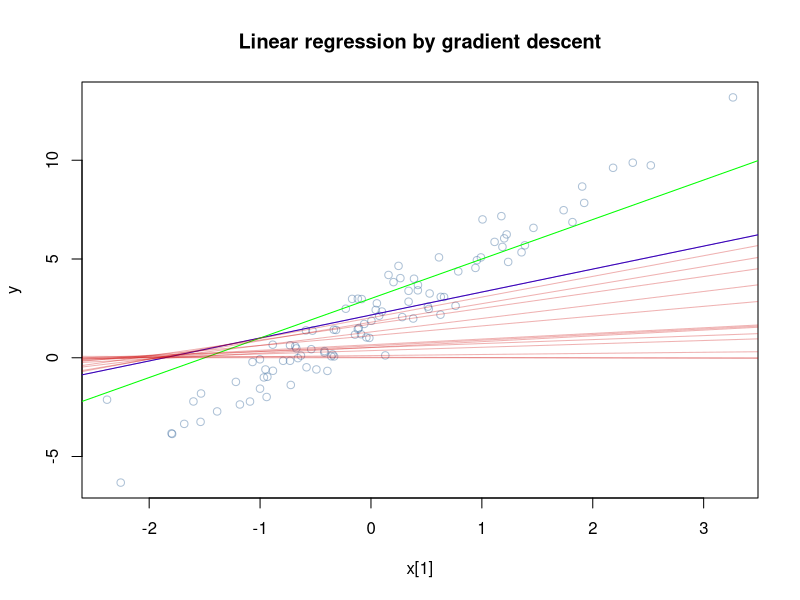
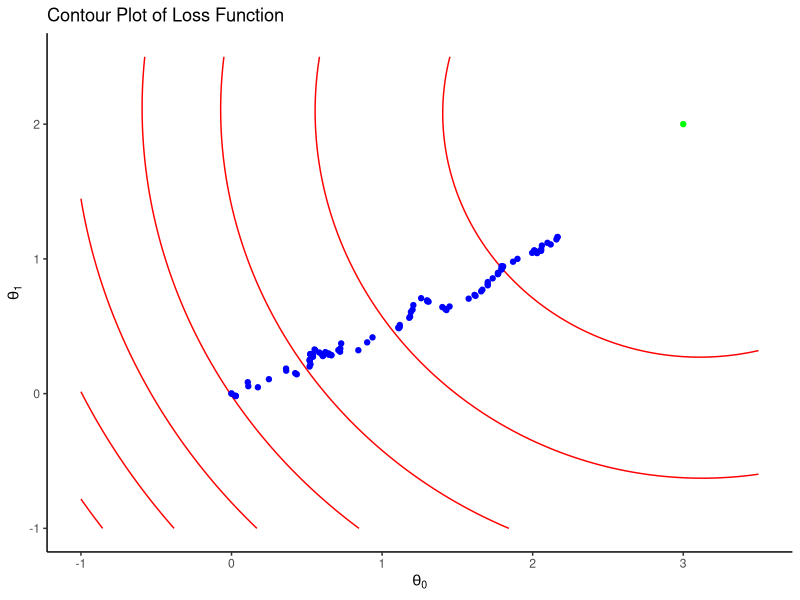
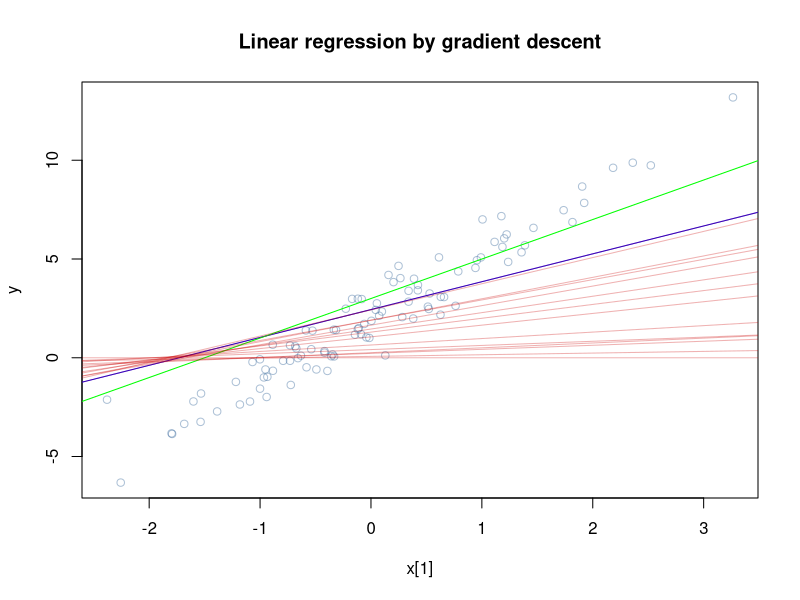
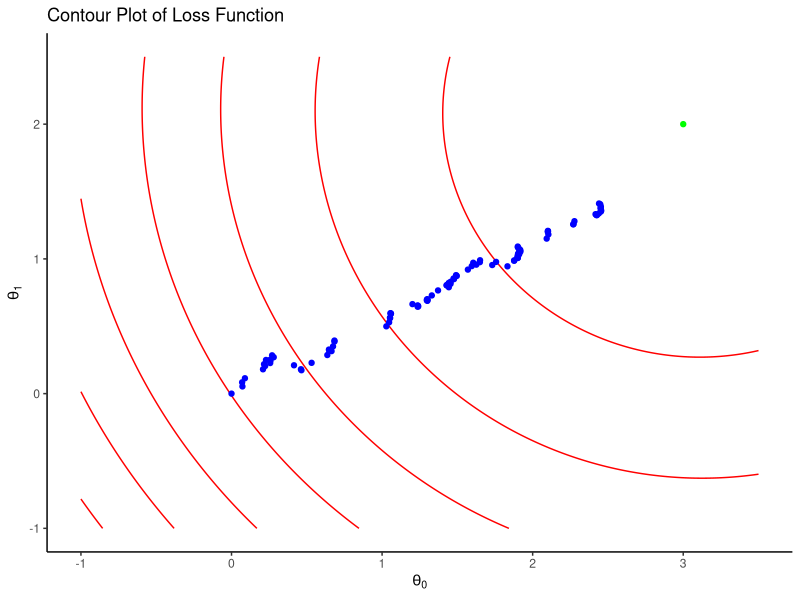
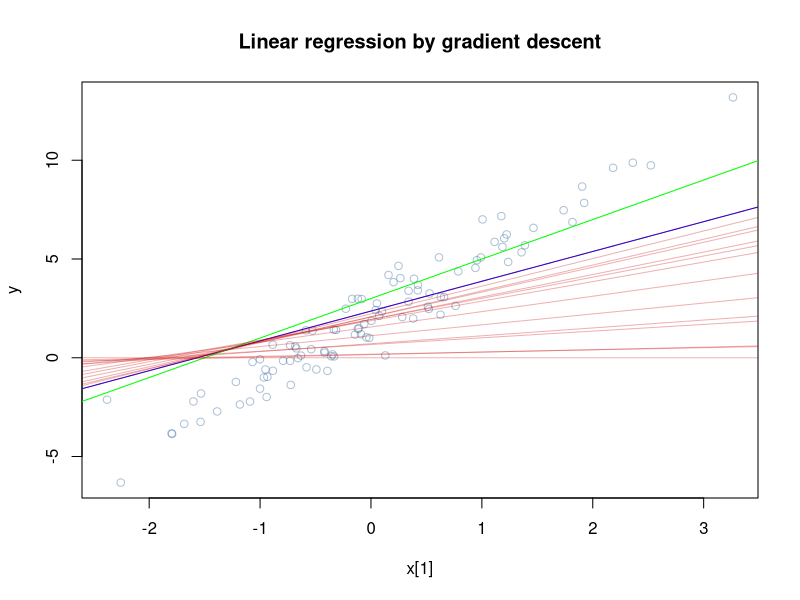
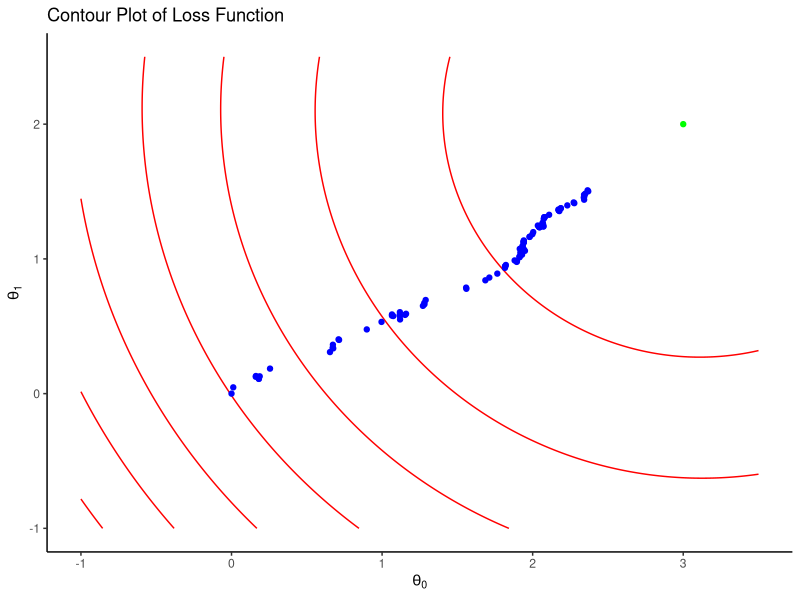
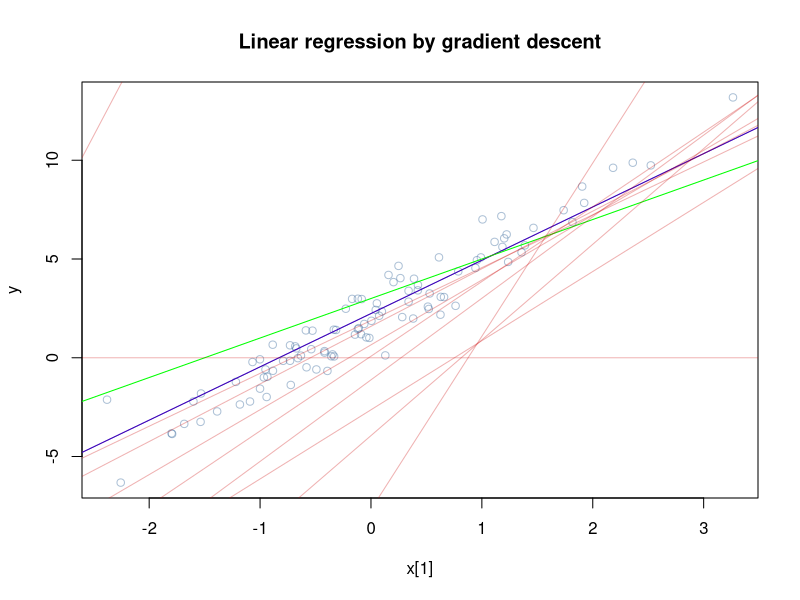
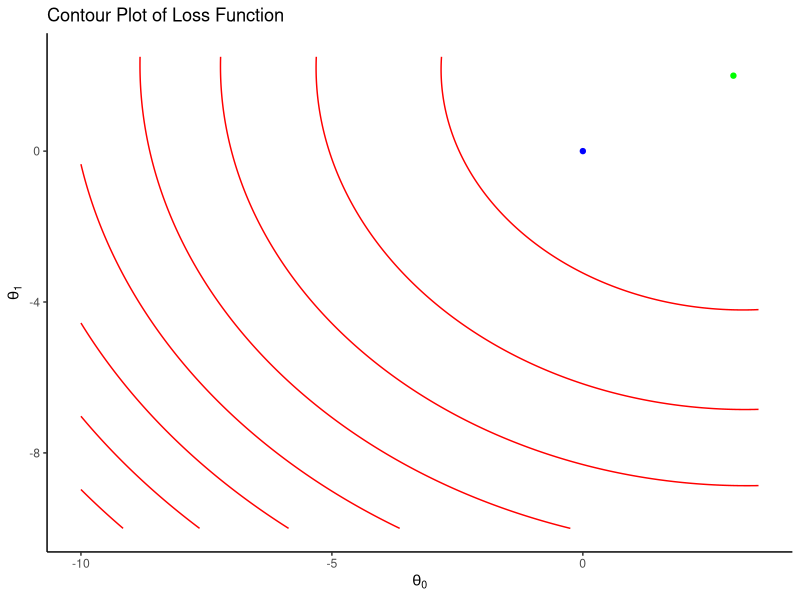

R code for these plots, in order: (Note: this script raises an error after producing the figures.)
library(ggplot2)
##################
# GENERATING DATA 
##################
N <- 100 #sample size
X <- rbind(matrix(rnorm(N,mean=0, sd=1), nrow=1, ncol=N), c(rep(1,N))) #x = N*2 matrix - first value is randomly sampled from N(0,1), second value is 1 (intercept)
theta.star = matrix(c(3,2)) #true weights 
y <- rnorm(N, mean= t(theta.star) %*% X, sd=1) #generated output with gaussian noise
#windows()
#plot(X[1,],y, main='Plotting generated data')


##################
# COST FUNCTION
##################
cost <- function(X, y, theta) {
  sum( (t(theta) %*% X - y)^2 ) / (2*length(y))
}
cost(X,y, theta.star)

loss_grad <- function(X,y,theta){
    error <- ( t(theta) %*% X - y)
    delta <- X %*% t(error) / length(y)
    delta
}
####################
# PLOTTING FUNCTIONS
####################
xy_plot <- function(theta_history, theta_final) {
    windows()
    plot(X[1,],y, col=rgb(0.2,0.4,0.6,0.4),xlab="x[1]", ylab="y", main='Linear regression by gradient descent')
    abline(coef=theta_final, col='blue')
    abline(coef=theta.star, col='green')

    for (i in c(1,3,6,10,14,seq(20,length(theta_history),by=10))) {
        abline(coef=theta_history[[i]], col=rgb(0.8,0,0,0.3))
        Sys.sleep(0.1)
    }
}
contour_plotting <- function(theta_history, theta0_lower, theta0_upper, theta1_lower, theta1_upper) {
    theta_history_df <- data.frame(theta0 = sapply(theta_history, `[`, 1),
                                theta1 = sapply(theta_history, `[`, 2))
    theta_history_df$loss <- apply(theta_history_df, 1, function(b) {
        cost(X, y, b)
    })
    theta_grid <- expand.grid(theta0 = seq(theta0_lower, theta0_upper, length.out = 500),
                            theta1 = seq(theta1_lower, theta1_upper, length.out = 500))
    theta_grid$loss <- apply(theta_grid, 1, function(b) {
        cost(X, y, b)
    })
    theta.star_df <- data.frame(theta0 = theta.star[1], theta1 = theta.star[2])
    theta.star_df$loss <- apply(theta.star_df, 1, function(b) {
        cost(X, y, b)
    })

    windows()
    ggplot(theta_grid, aes(theta0, theta1, z = loss)) +
        geom_contour(color = "red") +
        geom_point(data = theta_history_df,aes(x = theta0, y = theta1), color = "blue") +
        geom_point(data=theta.star_df,aes(x = theta0, y = theta1),color = "green")+
        #geom_label_repel(data = theta_history_df,
                    #aes(label = 1:nrow(theta_history_df)),
                    #color = "blue") +
        labs(x = expression(theta[0]),
            y = expression(theta[1]),
            title = "Contour Plot of Loss Function") +
        scale_x_continuous(limits = c(theta0_lower, theta0_upper)) +
        scale_y_continuous(limits = c(theta1_lower, theta1_upper)) +
        theme_classic()
}


##################
# HYPERPARAMETERS 
##################
num_iters <- 100 #number of iterations
alpha <- 0.01 #learning rate
gamma <- 0.02 #momentum coefficient
theta_initial <- matrix(c(0,0), nrow=2)
batch_size <- 1#length(y)
theta0_lower <- -1
theta1_lower <- -1
theta0_upper <- 3.5
theta1_upper <- 2.5

##########################
# VANILLA GRADIENT DESCENT
##########################

vgd <- function(X,y,theta,batch_size, num_iters,alpha){
    theta_history <- list(num_iters)
    theta_history[[1]] <- theta
    start <- Sys.time()
    for(i in 2:num_iters){
        sample_indices <- sample(1:length(y), size = batch_size, replace = TRUE)
        X_batch <- X[,sample_indices]
        y_batch <- y[sample_indices]
        gradient <- loss_grad(X_batch,y_batch,theta)
        theta <- theta - alpha *gradient
        theta_history[[i]] <- theta
    }
    end <- Sys.time()
    return(list(theta = theta,theta_history = theta_history, time = end-start))
}

batch_size <- 1
num_iters <- 100
vgd_output <- vgd(X,y,theta_initial,batch_size,num_iters,alpha)

#PLOT 1 - x vs y
xy_plot(vgd_output$theta_history,vgd_output$theta)
#PLOT 2 - Contour plots for Loss function + scatter plot for theta at each iteration  
contour_plotting(vgd_output$theta_history,theta0_lower, theta0_upper,theta1_lower,theta1_upper)


##################
# MOMENTUM
##################
momentum_gd <- function(X,y,theta,batch_size, num_iters,alpha,gamma){
    theta_history <- list(num_iters)
    theta_history[[1]] <- theta
    start <- Sys.time()
    prev_upd <- 0
    for(i in 2:num_iters){
        sample_indices <- sample(1:length(y), size = batch_size, replace = TRUE)
        X_batch <- X[,sample_indices]
        y_batch <- y[sample_indices]
        gradient <- loss_grad(X_batch,y_batch,theta)
        prev_upd <- alpha*gradient + gamma*prev_upd
        theta <- theta - prev_upd
        theta_history[[i]] <- theta
    }
    end <- Sys.time()
    return(list(theta = theta,theta_history = theta_history, time = end-start))
}

gamma <- 0.02
batch_size <- 1
momentum_output <- momentum_gd(X,y,theta_initial,batch_size,num_iters,alpha,gamma)

#PLOT 1 - x vs y
xy_plot(momentum_output$theta_history,momentum_output$theta)
#PLOT 2 - Contour plots for Loss function + scatter plot for theta at each iteration  
contour_plotting(momentum_output$theta_history,theta0_lower, theta0_upper,theta1_lower,theta1_upper)

##################
# NAG- NESTEROV ACCELERATED GRADIENT
##################

nag_gd <- function(X,y,theta,batch_size, num_iters,alpha,gamma){
    theta_history <- list(num_iters)
    theta_history[[1]] <- theta
    start <- Sys.time()
    prev_upd <- 0
    for(i in 2:num_iters){
        sample_indices <- sample(1:length(y), size = batch_size, replace = TRUE)
        X_batch <- X[,sample_indices]
        y_batch <- y[sample_indices]
        gradient <- loss_grad(X_batch,y_batch,theta-gamma*prev_upd)
        prev_upd <- alpha*gradient + gamma*prev_upd
        theta <- theta - prev_upd
        theta_history[[i]] <- theta
    }
    end <- Sys.time()
    return(list(theta = theta,theta_history = theta_history, time = end-start))
}

num_iters <- 100
gamma <- 0.02
#batch_size <- length(y)
nag_output <- nag_gd(X,y,theta_initial,batch_size,num_iters,alpha,gamma)


#PLOT 1 - x vs y
xy_plot(nag_output$theta_history,nag_output$theta)
#PLOT 2 - Contour plots for Loss function + scatter plot for theta at each iteration  
contour_plotting(nag_output$theta_history,theta0_lower, theta0_upper,theta1_lower,theta1_upper)


##################
# ADAGRAD
##################
adagrad <- function(X,y,theta,batch_size, num_iters,alpha,epsilon){
    theta_history <- list(num_iters)
    theta_history[[1]] <- theta
    G <- c(rep(0,dim(X)[1]))
    start <- Sys.time()
    for(i in 2:num_iters){
        sample_indices <- sample(1:length(y), size = batch_size, replace = TRUE)
        X_batch <- X[,sample_indices]
        y_batch <- y[sample_indices]
        gradient <- loss_grad(X_batch,y_batch,theta)    
        update <- matrix(c(rep(0,dim(X)[1])),nrow=dim(X)[1])
        for(j in 1:length(gradient)){
            update[j] <- alpha*gradient[j]/(sqrt(G[j]+epsilon))
            G[j] <- G[j] + (gradient[j])^2
        }
        theta <- theta - update
        theta_history[[i]] <- theta
    }
    end <- Sys.time()
    return(list(theta = theta,theta_history = theta_history, time = end-start))
}
alpha <- 10
epsilon <- 1
num_iters <- 100
#batch_size <- length(y)
adagrad_output <- adagrad(X,y,theta_initial,batch_size,num_iters,alpha,epsilon)

#PLOT 1 - x vs y
xy_plot(adagrad_output$theta_history,adagrad_output$theta)
#PLOT 2 - Contour plots for Loss function + scatter plot for theta at each iteration  
theta0_lower <- -10
theta1_lower <- -10
contour_plotting(adagrad_output$theta_history,theta0_lower, theta0_upper,theta1_lower,theta1_upper)

##################
# RMSPROP
##################
rmsprop <- function(X,y,theta,batch_size, num_iters, alpha, epsilon, gamma){
    theta_history <- list(num_iters)
    theta_history[[1]] <- theta
    G <- c(rep(0,dim(X)[1]))
    start <- Sys.time()
    for(i in 2:num_iters){
        sample_indices <- sample(1:length(y), size = batch_size, replace = TRUE)
        X_batch <- X[,sample_indices]
        y_batch <- y[sample_indices]
        gradient <- loss_grad(X_batch,y_batch,theta)    
        update <- matrix(c(rep(0,dim(X)[1])),nrow=dim(X)[1])
        for(j in 1:length(gradient)){
            update[j] <- alpha*gradient[j]/(sqrt(G[j]+epsilon))
            G[j] <- gamma*G[j] + (1-gamma)*(gradient[j])^2
        }
        theta <- theta - update
        theta_history[[i]] <- theta
    }
    end <- Sys.time()
    return(list(theta = theta,theta_history = theta_history, time = end-start))
}


alpha <- 10
epsilon <- 1
gamma <- 0.9
num_iters <- 100
#batch_size <- length(y)
rmsprop_output <- rmsprop(X,y,theta_initial,batch_size,num_iters,alpha,epsilon,gamma)

#PLOT 1 - x vs y
xy_plot(rmsprop_output$theta_history,rmsprop_output$theta)
#PLOT 2 - Contour plots for Loss function + scatter plot for theta at each iteration  
theta0_upper <- 5
theta1_upper <- 5 
contour_plotting(rmsprop_output$theta_history,theta0_lower, theta0_upper,theta1_lower,theta1_upper)


##################
# ADAM
##################
adam <- function(X,y,theta,batch_size, num_iters, alpha, epsilon, beta1, beta2){
    theta_history <- list(num_iters)
    theta_history[[1]] <- theta
    v <- c(rep(0,dim(X)[1]))
    m <- c(rep(0,dim(X)[1]))
    start <- Sys.time()
    for(i in 2:num_iters){
        sample_indices <- sample(1:length(y), size = batch_size, replace = TRUE)
        X_batch <- X[,sample_indices]
        y_batch <- y[sample_indices]
        gradient <- loss_grad(X_batch,y_batch,theta)    
        update <- matrix(c(rep(0,dim(X)[1])),nrow=dim(X)[1])

        for(j in 1:length(gradient)){
            update[j] <- alpha*m[j]/(sqrt(v[j]+epsilon))
            v[j] <- beta2*v[j] + (1-beta2)*(gradient[j])^2
            m[j] <- beta1*m[j] + (1-beta1)*(gradient[j])
        }
        theta <- theta - update
        theta_history[[i]] <- theta
    }
    end <- Sys.time()
    return(list(theta = theta,theta_history = theta_history, time = end-start))
}

alpha <- 0.01
epsilon <- 1
beta1 <- 0.9
beta2 <- 0.999
#batch_size <- length(y)
num_iters <- 100
adam_output <- adam(X,y,theta_initial,batch_size,num_iters,alpha,epsilon,beta1, beta2)

#PLOT 1 - x vs y
xy_plot(adam_output$theta_history,adam_output$theta)
#PLOT 2 - Contour plots for Loss function + scatter plot for theta at each iteration  
contour_plotting(adam_output$theta_history,theta0_lower, theta0_upper,theta1_lower,theta1_upper)

##################
# ADAM - BIAS CORRECTED
##################
corrected_adam <- function(X,y,theta,batch_size, num_iters, alpha, epsilon, beta1, beta2){
    theta_history <- list(num_iters)
    theta_history[[1]] <- theta
    v <- c(rep(0,dim(X)[1]))
    m <- c(rep(0,dim(X)[1]))
    start <- Sys.time()
    for(i in 2:num_iters){
        sample_indices <- sample(1:length(y), size = batch_size, replace = TRUE)
        X_batch <- X[,sample_indices]
        y_batch <- y[sample_indices]
        gradient <- loss_grad(X_batch,y_batch,theta)    
        update <- matrix(c(rep(0,dim(X)[1])),nrow=dim(X)[1])

        for(j in 1:length(gradient)){
            update[j] <- alpha*(m[j]/(1-beta1))/(sqrt((v[j]/(1-beta2))+epsilon))
            v[j] <- beta2*v[j] + (1-beta2)*(gradient[j])^2
            m[j] <- beta1*m[j] + (1-beta1)*(gradient[j])
        }
        theta <- theta - update
        theta_history[[i]] <- theta
    }
    end <- Sys.time()
    return(list(theta = theta,theta_history = theta_history, time = end-start))
}

alpha <- 0.01
epsilon <- 1
beta1 <- 0.9
beta2 <- 0.999
#batch_size <- 1
num_iters <- 100
corrected_adam_output <- corrected_adam(X,y,theta_initial,batch_size,num_iters,alpha,epsilon,beta1, beta2)

#PLOT 1 - x vs y
xy_plot(corrected_adam_output$theta_history,corrected_adam_output$theta)
#PLOT 2 - Contour plots for Loss function + scatter plot for theta at each iteration  
contour_plotting(corrected_adam_output$theta_history,theta0_lower, theta0_upper,theta1_lower,theta1_upper)



##################
# COMPILED RESULTS
##################
compiled_results <- data.frame(
    methods = c('Vanilla','Momentum','NAG','Adagrad','RMSprop','Adam','Corrected Adam'),
    time = c(vgd_output$time,momentum_output$time,nag_output$time,adagrad_output$time,rmsprop_output$time,adam_output$time,corrected_adam_output$time),
    loss = c(cost(X,y,vgd_output$theta),cost(X,y,momentum_output$theta),cost(X,y,nag_output$theta),cost(X,y,adagrad_output$theta),cost(X,y,rmsprop_output$theta),cost(X,y,adam_output$theta),cost(X,y,corrected_adam_output$theta))
)
print(compiled_results)
print(paste("Actual Cost: ",cost(X,y, theta.star)))

##################
# COMMON PLOT
##################
theta_grid <- expand.grid(theta0 = seq(theta0_lower, theta0_upper, length.out = 500),
                            theta1 = seq(theta1_lower, theta1_upper, length.out = 500))
theta_grid$loss <- apply(theta_grid, 1, function(b) {
    cost(X, y, b)
})
theta.star_df <- data.frame(theta0 = theta.star[1], theta1 = theta.star[2])
theta.star_df$loss <- apply(theta.star_df, 1, function(b) {
    cost(X, y, b)
})
convert_to_df <- function(theta_history, theta0_lower, theta0_upper, theta1_lower, theta1_upper) {
    theta_history_df <- data.frame(theta0 = sapply(theta_history, `[`, 1),
                                theta1 = sapply(theta_history, `[`, 2))
    theta_history_df$loss <- apply(theta_history_df, 1, function(b) {
        cost(X, y, b)
    })

    return (theta_history_df)
}

vgd_df <- convert_to_df(vgd_output$theta_history, theta0_lower, theta0_upper, theta1_lower, theta1_upper)
momentum_df <- convert_to_df(momentum_output$theta_history, theta0_lower, theta0_upper, theta1_lower, theta1_upper)
nag_df <- convert_to_df(nag_output$theta_history, theta0_lower, theta0_upper, theta1_lower, theta1_upper)
adagrad_df <- convert_to_df(adagrad_output$theta_history, theta0_lower, theta0_upper, theta1_lower, theta1_upper)
rmsprop_df <- convert_to_df(rmsprop_output$theta_history, theta0_lower, theta0_upper, theta1_lower, theta1_upper)
adam_df <- convert_to_df(adam_output$theta_history, theta0_lower, theta0_upper, theta1_lower, theta1_upper)
corrected_adam_df <- convert_to_df(corrected_adam_output$theta_history, theta0_lower, theta0_upper, theta1_lower, theta1_upper)

windows()
ggplot(theta_grid, aes(theta0, theta1, z = loss)) +
    geom_contour(color = "red") +
    geom_point(data = vgd_df,aes(x = theta0, y = theta1), color = "blue") +
    geom_point(data = momentum_df,aes(x = theta0, y = theta1), color = "yellow") +
    geom_point(data = nag_df,aes(x = theta0, y = theta1), color = "orange") +
    geom_point(data = adagrad_df,aes(x = theta0, y = theta1), color = "purple") +
    geom_point(data = rmsprop_df,aes(x = theta0, y = theta1), color = "pink") +
    geom_point(data = adam_df,aes(x = theta0, y = theta1), color = "brown") +
    geom_point(data = corrected_adam_df,aes(x = theta0, y = theta1), color = "maroon") +
    
    geom_point(data=theta.star_df,aes(x = theta0, y = theta1),color = "green")+
    #geom_label_repel(data = theta_history_df,
                #aes(label = 1:nrow(theta_history_df)),
                #color = "blue") +
    labs(x = expression(theta[0]),
        y = expression(theta[1]),
        title = "Contour Plot of Loss Function") +
    scale_x_continuous(limits = c(theta0_lower, theta0_upper)) +
    scale_y_continuous(limits = c(theta1_lower, theta1_upper)) +
    theme_classic()




# PLOT: Cost vs Theta[1]
plot(x=NA, y=NA, xlim=c(0,4), ylim=c(0,7), xlab="Theta [1]", ylab="Cost", main="Cost vs Theta[1] plot")
for (i in c(seq(1,num_iters,by=10))) {
    points(x=theta_history[[i]][1], y=cost_history[i], pch=20)
    Sys.sleep(0.1)
}

# PLOT: Cost vs Theta[2]
plot(x=NA, y=NA, xlim=c(0,2.2), ylim=c(0,7), xlab="Theta [2]", ylab="Cost", main="Cost vs Theta[2] plot")
for (i in c(seq(1,num_iters,by=10))) {
    points(x=theta_history[[i]][2], y=cost_history[i], pch=20)
    Sys.sleep(0.1)
}


#################
# EXPORT DATASET TO CSV
##################
dataset <- as.data.frame(X)
dataset[nrow(dataset) + 1,] <- y
write.csv(dataset, "100samples_lr_3_2.csv", row.names=FALSE)